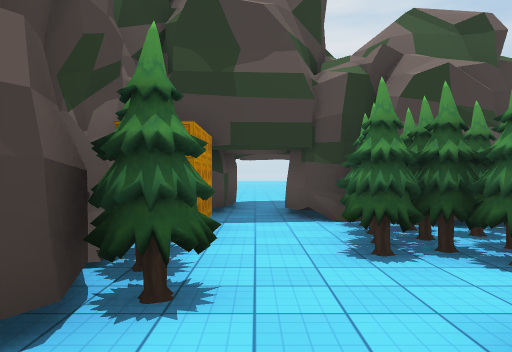
View 1 (above)

12 first-person views from a walk through a 3-D level made in the Unity game engine. The camera is 1.5 m above the floor, looks level and sees 70° across. The floor is counted in squares, 2 m on a side. Each view is taken from the middle of a square. On the plan, view 1 faces up. The plan holds only what a view shows up to about 11 squares ahead; the rest is blank. The place goes on beyond the plan. The player is left out. Some surface patterns are stand-ins.

View 2
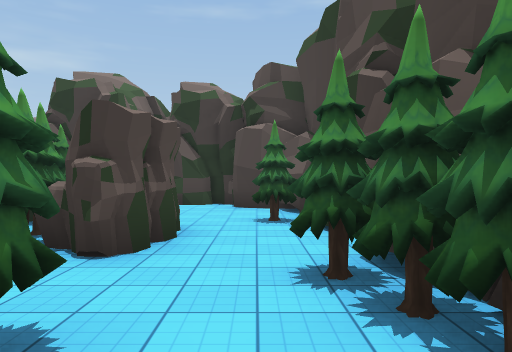

View 3
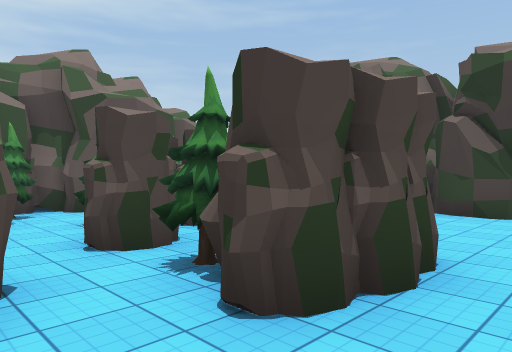

View 4
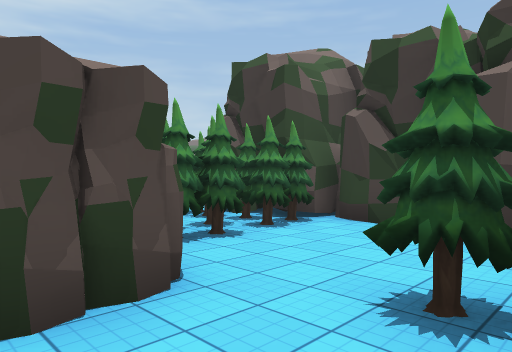

View 5
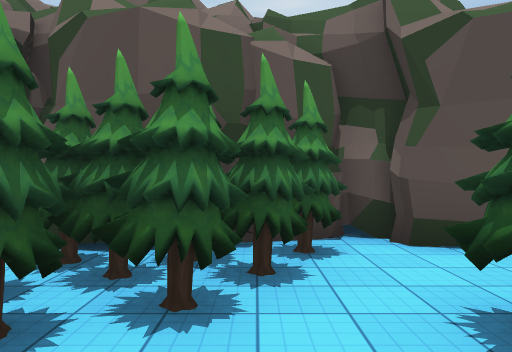

View 6
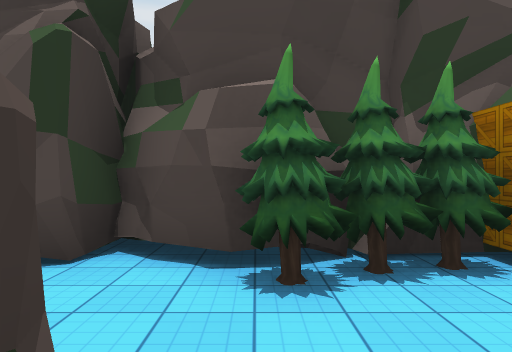

View 7
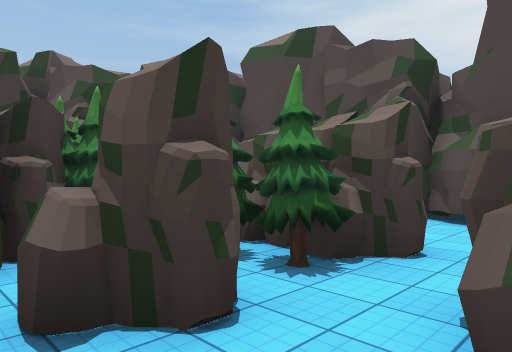

View 8
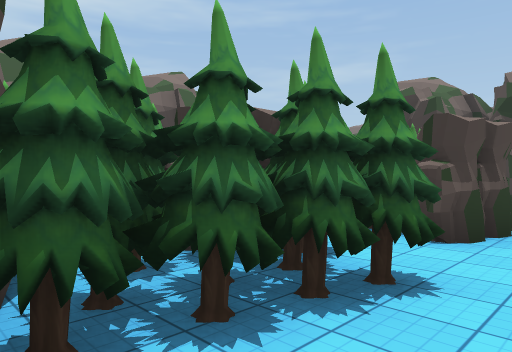

View 9
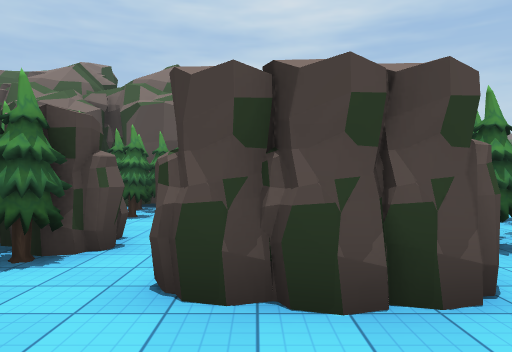

View 10
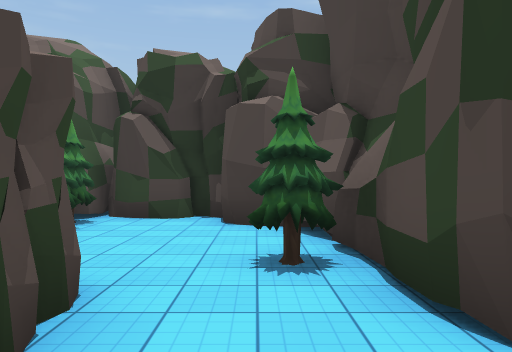

View 11
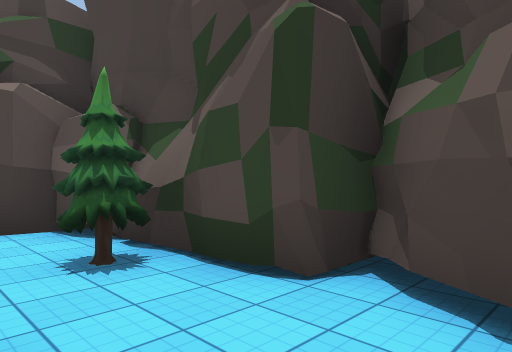

View 12
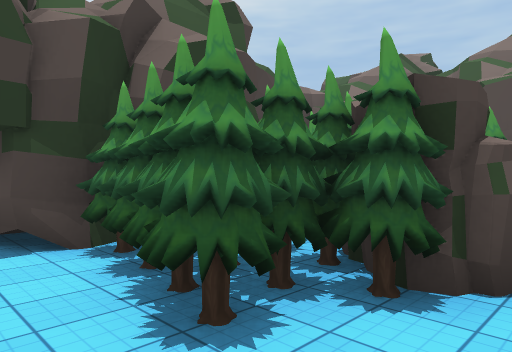

### Floor plan
Key: @ floor where view 1 was taken; # wall or solid block; . floor; T tree; B box; R rock; O other object.
Columns run from 2 left of view 1 to 9 right of it. Each row starts with its distance up from view 1.
 11   ..
 10   ..
  9  #..
  8  #.#
  7  #.#
  6  #.#T
  5  B..T
  4 #T.TTTO  T#
  3 #T.TTTR.TT#
  2 #T......TTT
  1 #..RRTR TTT#
  0 ##@RRT. O ##
 -1  #TROTTROO
 -2  #T.TTR  O
 -3  #  .TTO
 -4  ### T#T
 -5    ####
 -6      #

Where each view was taken, in squares from view 1:
view 1: 0 up, 0 right, facing up
view 2: 5 up, 0 right, facing down
view 3: 3 up, 0 right, facing down-right
view 4: 1 up, 1 left, facing down-right
view 5: 2 up, 4 right, facing right
view 6: 2 up, 2 right, facing left
view 7: 3 up, 5 right, facing down-left
view 8: 6 up, 0 right, facing down-right
view 9: 1 up, 1 left, facing right
view 10: 2 up, 0 right, facing down
view 11: 2 up, 1 right, facing down-left
view 12: 2 up, 0 right, facing up-right
